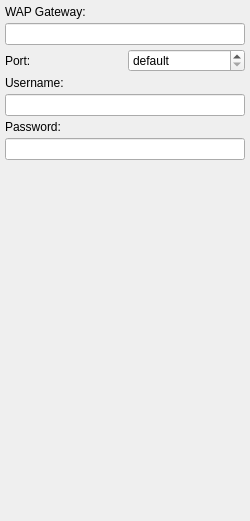
<ui version="4.0" >
 <author></author>
 <comment></comment>
 <exportmacro></exportmacro>
 <class>GatewayBase</class>
 <widget class="QWidget" name="GatewayBase" >
  <property name="geometry" >
   <rect>
    <x>0</x>
    <y>0</y>
    <width>250</width>
    <height>521</height>
   </rect>
  </property>
  <property name="windowTitle" >
   <string>Form</string>
  </property>
  <layout class="QVBoxLayout" >
   <property name="margin" >
    <number>5</number>
   </property>
   <property name="spacing" >
    <number>4</number>
   </property>
   <item>
    <widget class="QLabel" name="gateway_label" >
     <property name="text" >
      <string>WAP Gateway:</string>
     </property>
    </widget>
   </item>
   <item>
    <widget class="QLineEdit" name="gateway" />
   </item>
   <item>
    <layout class="QHBoxLayout" >
     <property name="margin" >
      <number>0</number>
     </property>
     <property name="spacing" >
      <number>6</number>
     </property>
     <item>
      <widget class="QLabel" name="port_label" >
       <property name="text" >
        <string>Port:</string>
       </property>
      </widget>
     </item>
     <item>
      <widget class="QSpinBox" name="port" >
       <property name="specialValueText" >
        <string>default</string>
       </property>
       <property name="maximum" >
        <number>65536</number>
       </property>
      </widget>
     </item>
    </layout>
   </item>
   <item>
    <widget class="QLabel" name="username_label" >
     <property name="text" >
      <string>Username:</string>
     </property>
    </widget>
   </item>
   <item>
    <widget class="QLineEdit" name="username" />
   </item>
   <item>
    <widget class="QLabel" name="password_label" >
     <property name="text" >
      <string>Password:</string>
     </property>
    </widget>
   </item>
   <item>
    <widget class="QLineEdit" name="password" />
   </item>
   <item>
    <spacer>
     <property name="orientation" >
      <enum>Qt::Vertical</enum>
     </property>
     <property name="sizeHint" >
      <size>
       <width>4</width>
       <height>111</height>
      </size>
     </property>
    </spacer>
   </item>
  </layout>
 </widget>
 <pixmapfunction></pixmapfunction>
 <resources/>
 <connections/>
</ui>
